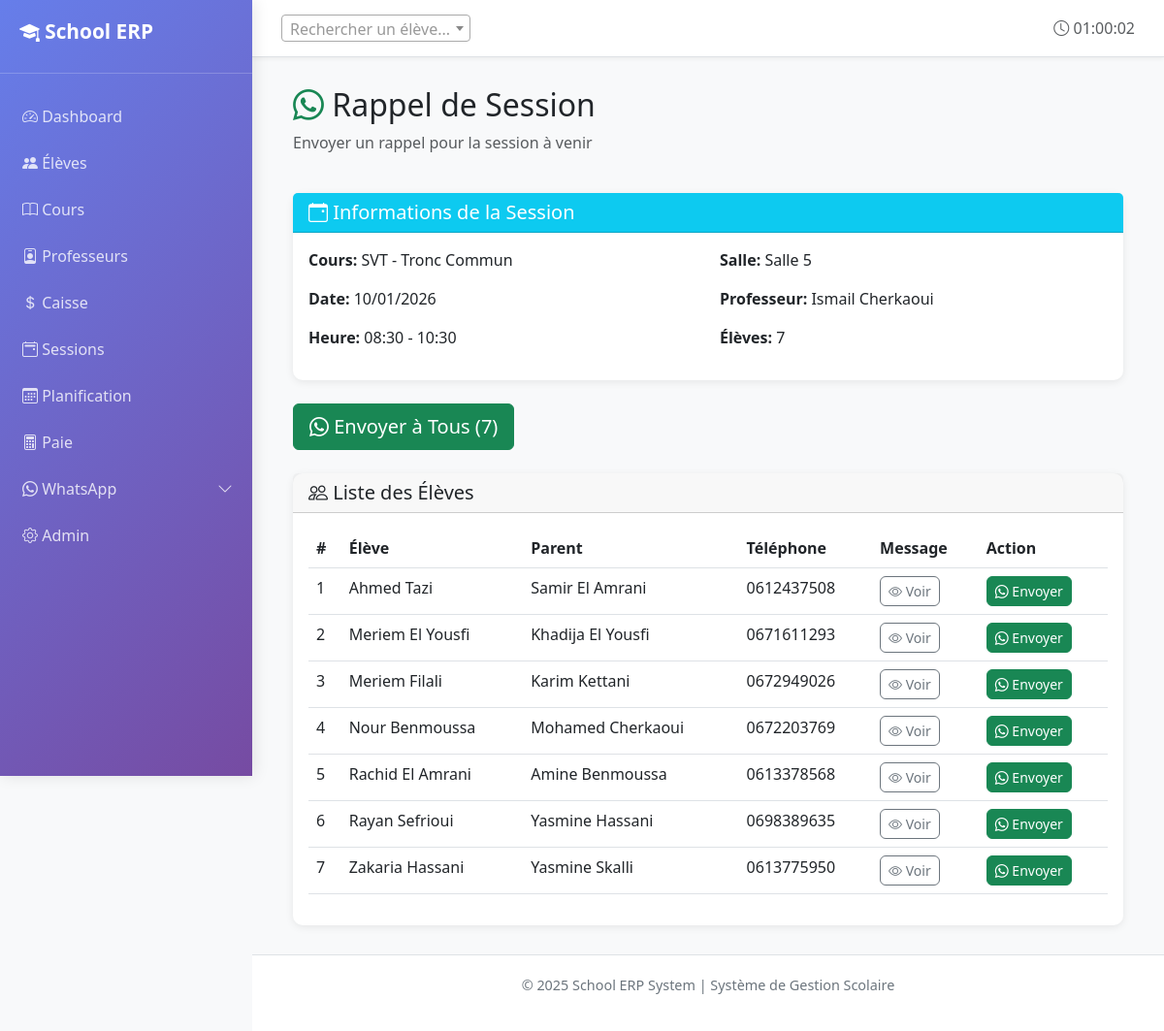
/whatsapp/session-reminder/193/ (signed in), run on an earlier commit of the app's database.
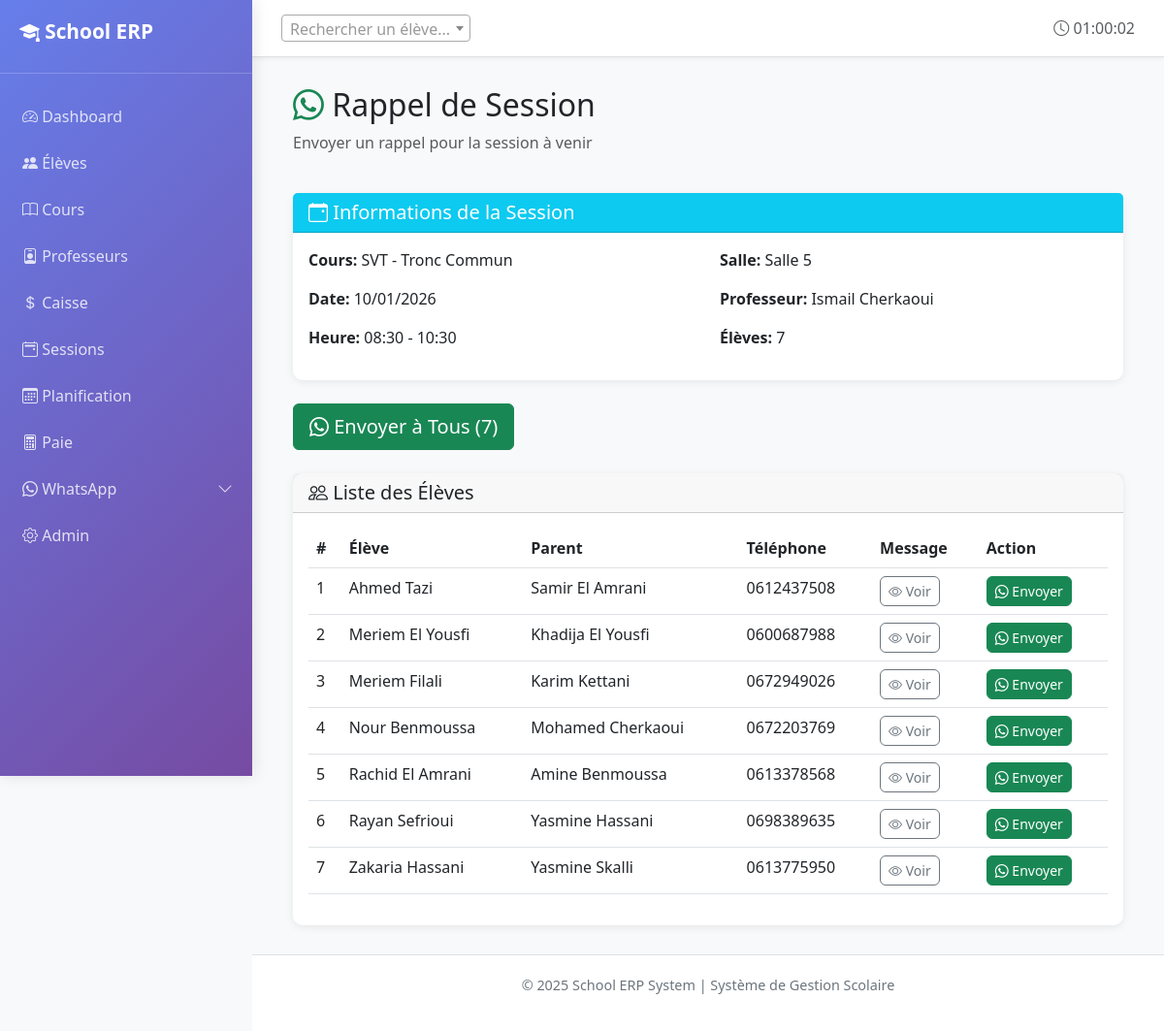
And on a later commit of the database.
### core/models.py (models this page shows, shortened)
class Student(models.Model):
    name = models.CharField(max_length=100, verbose_name="Nom complet")
    phone = models.CharField(max_length=20, blank=True, verbose_name="Téléphone élève")
    parent_contact = models.CharField(max_length=20, verbose_name="Téléphone parent")
    parent_name = models.CharField(max_length=100, blank=True, verbose_name="Nom du parent")
    address = models.TextField(blank=True, verbose_name="Adresse")
    date_of_birth = models.DateField(null=True, blank=True, verbose_name="Date de naissance")
    enrollments = models.ManyToManyField(
        CourseGroup,
        through='Enrollment',
        related_name='students',
        verbose_name="Groupes inscrits"
    )
    is_active = models.BooleanField(default=True, verbose_name="Actif")
    created_at = models.DateTimeField(auto_now_add=True)
    notes = models.TextField(blank=True, verbose_name="Notes")
    class Meta:
        verbose_name = "Élève"
        verbose_name_plural = "Élèves"
        ordering = ['name']

### core/views.py (the view)
@require_GET
def whatsapp_session_reminder(request, session_id):
    session = get_object_or_404(
        Session.objects.select_related('group', 'group__teacher', 'group__room'),
        pk=session_id
    )
    students = session.group.students.filter(is_active=True)
    reminder_contacts = []
    for student in students:
        if student.parent_contact:
            contact = {
                'phone': student.parent_contact,
                'name': student.parent_name or 'Parent',
                'student_name': student.name,
                'course_name': session.group.name,
                'date': session.date.strftime('%d/%m/%Y'),
                'time': session.start_time.strftime('%H:%M'),
                'room': session.group.room.name,
            }
            template = WhatsAppMessageTemplates.EDUCATION['class_reminder']
            message = WhatsAppUtils.create_template_message(
                template,
                {
                    'student_name': contact['student_name'],
                    'subject': contact['course_name'],
                    'date': f"{contact['date']} à {contact['time']}",
                    'room': contact['room'],
                }
            )
            whatsapp_link = WhatsAppUtils.generate_chat_link(
                contact['phone'],
                message
            )
            contact['whatsapp_link'] = whatsapp_link
            contact['message'] = message
            contact['student'] = student
            reminder_contacts.append(contact)
    context = {
        'session': session,
        'reminder_contacts': reminder_contacts,
        'total_students': len(reminder_contacts),
    }
    return render(request, 'core/whatsapp_session_reminder.html', context)

### core/templatetags/nav_active.py (called while the page is built)
@register.simple_tag(takes_context=True)
def active_if(context, *names):
    request = context.get("request")
    if not request or not request.resolver_match:
        return ""
    return "active" if request.resolver_match.url_name in names else ""

### core/utils.py (called while the page is built)
    def __missing__(self, key):
        return f"{{{key}}}"

    @staticmethod
    def clean_phone_number(phone: str) -> str:
        cleaned = re.sub(r'\D', '', phone)
        cleaned = cleaned.lstrip('0')
        return cleaned

    @staticmethod
    def generate_chat_link(
        phone: str,
        message: Optional[str] = None,
        use_web: bool = False
    ) -> str:
        cleaned_phone = WhatsAppUtils.clean_phone_number(phone)
        base_url = WhatsAppUtils.WEB_URL if use_web else WhatsAppUtils.BASE_URL
        if use_web:
            url = f"{base_url}?phone={cleaned_phone}"
        else:
            url = f"{base_url}{cleaned_phone}"
        if message:
            separator = "&" if use_web else "?"
            encoded_message = urllib.parse.quote(message)
            url += f"{separator}text={encoded_message}"
        return url

### templates/core/whatsapp_session_reminder.html (shortened to what this page needs)
{% extends "core/base.html" %}
{% block content %}
<div class="container-fluid">
    <div class="row mb-4">
        <div class="col">
            <h2><i class="bi bi-whatsapp text-success"></i> Rappel de Session</h2>
            <p class="text-muted">Envoyer un rappel pour la session à venir</p>
        </div>
    </div>
    <div class="card mb-4">
        <div class="card-header bg-info text-white">
            <h5 class="mb-0"><i class="bi bi-calendar-event"></i> Informations de la Session</h5>
        </div>
        <div class="card-body">
            <div class="row">
                <div class="col-md-6">
                    <p><strong>Cours:</strong> {{ session.group.name }}</p>
                    <p><strong>Date:</strong> {{ session.date|date:"d/m/Y" }}</p>
                    <p><strong>Heure:</strong> {{ session.start_time }} - {{ session.end_time }}</p>
                </div>
                <div class="col-md-6">
                    <p><strong>Salle:</strong> {{ session.group.room.name }}</p>
                    <p><strong>Professeur:</strong> {{ session.group.teacher.name }}</p>
                    <p><strong>Élèves:</strong> {{ total_students }}</p>
                </div>
            </div>
        </div>
    </div>
    <div class="mb-4">
        <button class="btn btn-success btn-lg" id="send-all-btn">
            <i class="bi bi-whatsapp"></i> Envoyer à Tous ({{ total_students }})
        </button>
    </div>
    <div class="card">
        <div class="card-header">
            <h5 class="mb-0"><i class="bi bi-people"></i> Liste des Élèves</h5>
        </div>
        <div class="card-body">
            <div class="table-responsive">
                <table class="table table-hover">
                    <thead>
                        <tr>
                            <th>#</th>
                            <th>Élève</th>
                            <th>Parent</th>
                            <th>Téléphone</th>
                            <th>Message</th>
                            <th>Action</th>
                        </tr>
                    </thead>
                    <tbody>
                        {% for contact in reminder_contacts %}
                        <tr>
                            <td>{{ forloop.counter }}</td>
                            <td>{{ contact.student_name }}</td>
                            <td>{{ contact.name }}</td>
                            <td>{{ contact.phone }}</td>
                            <td>
                                <button class="btn btn-sm btn-outline-secondary"
                                        data-bs-toggle="modal"
                                        data-bs-target="#modal{{ forloop.counter }}">
                                    <i class="bi bi-eye"></i> Voir
                                </button>
                            </td>
                            <td>
                                <a href="{{ contact.whatsapp_link }}"
                                   target="_blank"
                                   class="btn btn-success btn-sm whatsapp-link">
                                    <i class="bi bi-whatsapp"></i> Envoyer
                                </a>
                            </td>
                        </tr>
                        {% endfor %}
                    </tbody>
                </table>
            </div>
        </div>
    </div>
</div>
{% endblock %}

What changed in the data, as far as the page shows it:
changed Student "Meriem El Yousfi": phone "0671611293" → "0600687988"
